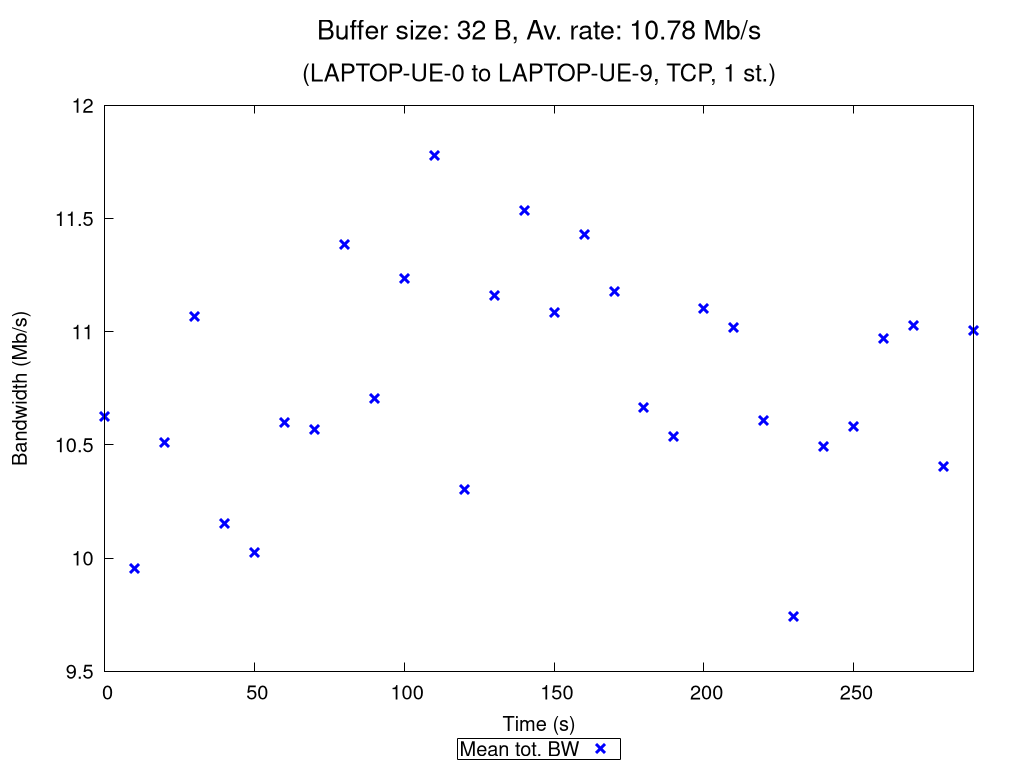

Here is the gnuplot script that generated this plot:
set terminal pngcairo nocrop enhanced size 1024,768 font "Verdana,15"
set output "TCP_1_st_2020_11_17_12-37-53_one2two_00032B.png"

set title "{/=20 Buffer size: 32 B, Av. rate: 10.78 Mb/s}\n\n{/=18 (LAPTOP-UE-0 to LAPTOP-UE-9, TCP, 1 st.)}"

set xlabel "Time (s)"
set ylabel "Bandwidth (Mb/s)"
set ytics nomirror
set key bmargin center horizontal box samplen 1 width -1
set bmargin 4.6
set rmargin 4.5

rf = 1000000.0  # rate factor
set style fill transparent solid 0.2 noborder
set autoscale xfix
plot "TCP_1_st_2020_11_17_12-37-53_one2two_00032B_iperf_processed.dat" using 1:($2/rf-$3/rf):($2/rf+$3/rf) with filledcurves lc rgb "blue" notitle, \
     "" using 1:($2/rf) with points pt 2 ps 1.5 lw 3 lc rgb "blue" title "Mean tot. BW", \
